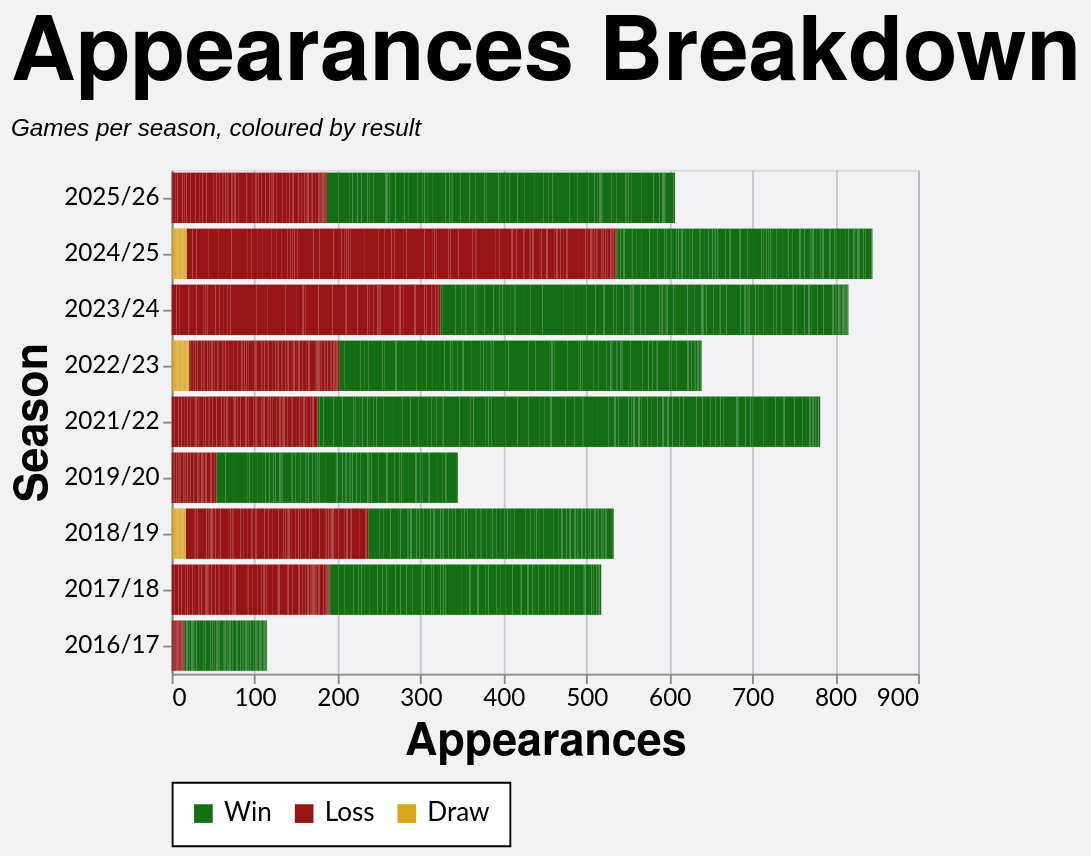

Describe this chart as a Vega-Lite specification.
### Vega-Lite specification from a JSON file in a GitHub repository (floating-point values rounded to 4 significant figures; data arrays with more than 128 entries replaced by an {"elided": "..."} marker saying what was removed)
{"config": {"axis": {"labelFont": "Lato, sans-serif", "titleFont": "PT Sans Narrow, Helvetica Neue, Helvetica, Arial, sans-serif", "labelFontSize": 13, "titleFontSize": 24, "gridColor": "#202947", "gridOpacity": 0.2}, "header": {"labelFont": "PT Sans Narrow, Helvetica Neue, Helvetica, Arial, sans-serif", "titleFont": "PT Sans Narrow, Helvetica Neue, Helvetica, Arial, sans-serif", "labelFontSize": 24, "titleFontSize": 28, "labelFontWeight": "bold", "orient": "left"}, "legend": {"labelFont": "Lato, sans-serif", "titleFont": "PT Sans Narrow, Helvetica Neue, Helvetica, Arial, sans-serif", "labelFontSize": 14, "titleFontSize": 16, "titlePadding": 5, "fillColor": "white", "strokeColor": "black", "padding": 10, "titleFontWeight": "lighter", "titleFontStyle": "italic", "titleColor": "gray", "offset": 10}, "title": {"font": "PT Sans Narrow, Helvetica Neue, Helvetica, Arial, sans-serif", "fontSize": 48, "fontWeight": "bold", "anchor": "start", "align": "center", "titlePadding": 20, "subtitlePadding": 10, "subtitleFontSize": 13, "subtitleColor": "", "subtitleFontStyle": "italic", "offset": 15, "color": "black"}, "axisX": {"labelAngle": 0}, "facet": {"title": null, "header": null, "align": {"row": "each", "column": "each"}}, "resolve": {"scale": {"y": "independent", "facet": "independent"}}, "background": "#f2f1f4"}, "data": {"name": "data-0f4c35e5bdcc04774bf7ade9cde127cf"}, "mark": {"type": "bar"}, "encoding": {"color": {"field": "color_value", "legend": {"orient": "bottom", "title": null}, "scale": {"range": ["#146f14", "#981515", "goldenrod"]}, "sort": ["Win", "Loss", "Draw"], "type": "nominal"}, "tooltip": [{"field": "player", "title": "Player", "type": "nominal"}, {"field": "season", "title": "Season", "type": "nominal"}, {"field": "color_value", "title": "Group", "type": "nominal"}, {"aggregate": "sum", "field": "apps", "title": "Appearances", "type": "quantitative"}], "x": {"aggregate": "sum", "field": "apps", "title": "Appearances", "type": "quantitative"}, "y": {"field": "season", "sort": {"field": "season_sort", "op": "max", "order": "descending"}, "title": "Season", "type": "nominal"}}, "height": {"step": 30}, "title": {"text": "Appearances Breakdown", "subtitle": "Games per season, coloured by result"}, "width": 400, "$schema": "https://vega.github.io/schema/vega-lite/v5.20.1.json", "datasets": {"data-0f4c35e5bdcc04774bf7ade9cde127cf": {"elided": "2417 records"}}}
